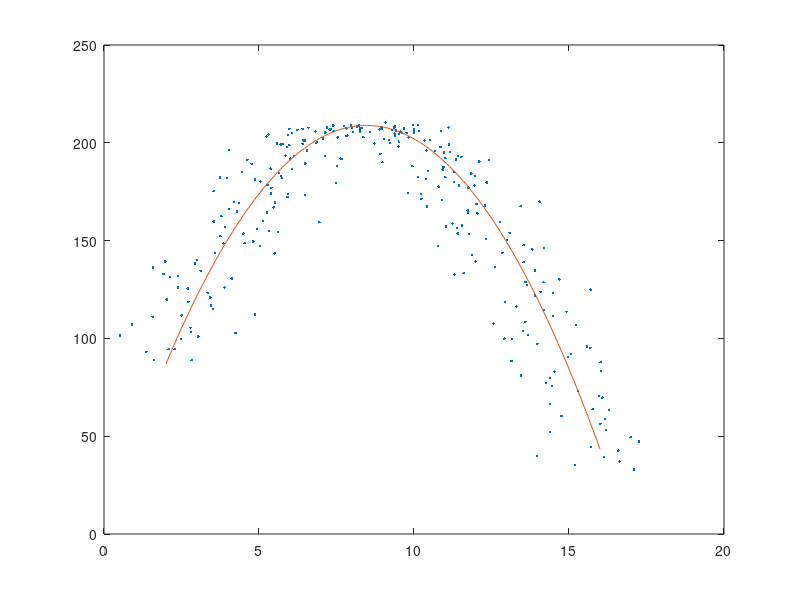

MATLAB code to generate this figure:
% Create a neighborhood of sample data for function
clear all;
a1 = 50;
a2 = -3;


neighborhood = [2:.05:16]';
number_measurements = length(neighborhood);

x = neighborhood;

y_tilde = randn(number_measurements,1);
Y = a1 .* x + a2 .* x .^ 2 + y_tilde;

x = neighborhood + randn(number_measurements,1);
X = [x, x .^ 2];

[U, S, V] = svd([X Y])

a_tls = -V(1:2, 3) / V(3, 3)

figure(1)
plot(X(:,1), Y, '.')
hold on
plot(neighborhood, a_tls(1).*(neighborhood) + a_tls(2) .* (neighborhood) .^ 2)
hold off

step = .2;
a = 0;
for i = 1:10
    a = a + step .* (a1 + 2 .* a2 .* a)
end




